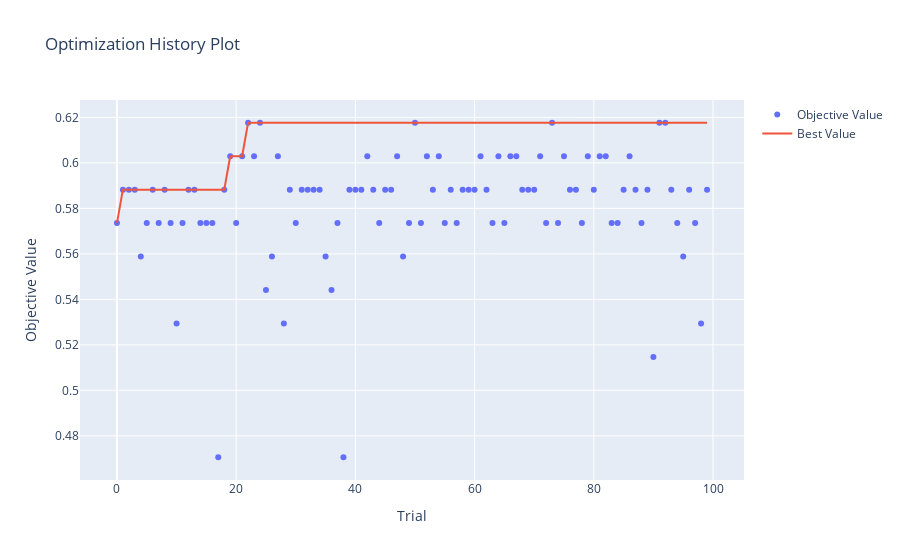
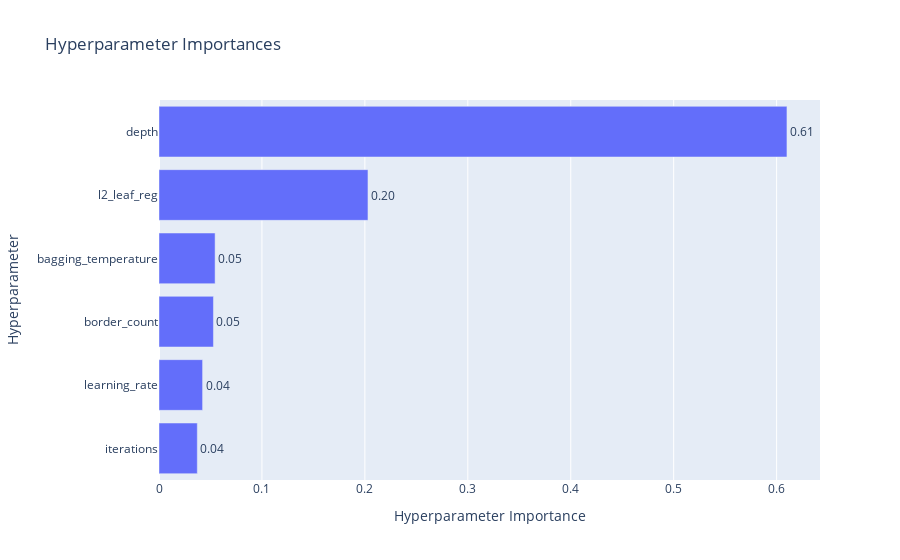

Source (notebook cell) for these figures, in order:
### Markdown cell above
## HPO using Optuna

Optuna is searching for the best hyperparameter combination that maximizes accuracy on the test set.

Below is a breakdown of what each parameter controls and why it's being optimized:

1. Model Complexity & Structure iterations

Maximum depth of each decision tree.

Larger depth → more complex trees (captures interactions)

Smaller depth → simpler, smoother model

2️. Learning Dynamics

Controls how much each tree contributes to the final model.

Low LR → stable, needs more iterations

High LR → risk of overshooting

3️. Regularization

L2 regularization applied to leaf weights.

Prevents too-large leaf values and reduces overfitting

CatBoost automatically balances this with ordered boosting

4️. Handling of Feature Splits

Number of splits used when converting continuous features into bins.

Important because CatBoost uses oblivious trees, so splits matter heavily

5️. Randomness & Bagging

Controls the amount of randomness in sampling rows.

0 → deterministic training

High → more random sampling, useful for reducing overfitting

### Code cell
import pandas as pd
import optuna
from catboost import CatBoostClassifier, Pool
from sklearn.model_selection import train_test_split
from sklearn.metrics import accuracy_score
import matplotlib.pyplot as plt

# Load dataset
df = pd.read_csv("transformed_land_mines.csv")

# Prepare data
X = df.drop(columns=["M", "V"])
y = df["M"] - 1

# Train-test split
X_train, X_test, y_train, y_test = train_test_split(
    X, y, test_size=0.2, random_state=42
)

# Optuna objective function
def objective(trial):
    params = {
        "iterations": trial.suggest_int("iterations", 100, 1000),
        "depth": trial.suggest_int("depth", 3, 12),
        "learning_rate": trial.suggest_float("learning_rate", 1e-4, 0.1, log=True),
        "l2_leaf_reg": trial.suggest_float("l2_leaf_reg", 1e-5, 10, log=True),
        "border_count": trial.suggest_int("border_count", 32, 255),
        "bagging_temperature": trial.suggest_float("bagging_temperature", 0, 1),
        "random_state": 42,
        "verbose": 0,
    }

    model = CatBoostClassifier(**params)

    model.fit(X_train, y_train)

    preds = model.predict(X_test)
    accuracy = accuracy_score(y_test, preds)

    return accuracy


# Run optimization
study = optuna.create_study(direction="maximize")
study.optimize(objective, n_trials=100)

print("Best Parameters:", study.best_params)
print("Best Accuracy:", study.best_value)


best_params = study.best_params
final_model = CatBoostClassifier(**best_params, random_state=42, verbose=0)
final_model.fit(X_train, y_train)

y_pred = final_model.predict(X_test)
final_acc = accuracy_score(y_test, y_pred)
print(f"Final Test Accuracy: {final_acc:.4f}")


# 1. Optuna optimization history
fig1 = optuna.visualization.plot_optimization_history(study)
fig1.show()

# 2. Optuna hyperparameter importance
fig2 = optuna.visualization.plot_param_importances(study)
fig2.show()

# 3. CatBoost Feature Importance
feature_importances = final_model.get_feature_importance()
feat_df = pd.DataFrame({
    "feature": X.columns,
    "importance": feature_importances
}).sort_values(by="importance", ascending=False)

plt.figure(figsize=(10, 5))
plt.bar(feat_df["feature"], feat_df["importance"])
plt.xticks(rotation=45, ha="right")
plt.title("CatBoost Feature Importance")
plt.tight_layout()
plt.show()

### Figure 1 — Plotly figure (JSON) as saved in the notebook; plotly's stock layout.template omitted (floating-point values rounded to 4 significant figures)
{"data": [{"mode": "markers", "name": "Objective Value", "type": "scatter", "x": [0, 1, 2, 3, 4, 5, 6, 7, 8, 9, 10, 11, 12, 13, 14, 15, 16, 17, 18, 19, 20, 21, 22, 23, 24, 25, 26, 27, 28, 29, 30, 31, 32, 33, 34, 35, 36, 37, 38, 39, 40, 41, 42, 43, 44, 45, 46, 47, 48, 49, 50, 51, 52, 53, 54, 55, 56, 57, 58, 59, 60, 61, 62, 63, 64, 65, 66, 67, 68, 69, 70, 71, 72, 73, 74, 75, 76, 77, 78, 79, 80, 81, 82, 83, 84, 85, 86, 87, 88, 89, 90, 91, 92, 93, 94, 95, 96, 97, 98, 99], "y": [0.5735, 0.5882, 0.5882, 0.5882, 0.5588, 0.5735, 0.5882, 0.5735, 0.5882, 0.5735, 0.5294, 0.5735, 0.5882, 0.5882, 0.5735, 0.5735, 0.5735, 0.4706, 0.5882, 0.6029, 0.5735, 0.6029, 0.6176, 0.6029, 0.6176, 0.5441, 0.5588, 0.6029, 0.5294, 0.5882, 0.5735, 0.5882, 0.5882, 0.5882, 0.5882, 0.5588, 0.5441, 0.5735, 0.4706, 0.5882, 0.5882, 0.5882, 0.6029, 0.5882, 0.5735, 0.5882, 0.5882, 0.6029, 0.5588, 0.5735, 0.6176, 0.5735, 0.6029, 0.5882, 0.6029, 0.5735, 0.5882, 0.5735, 0.5882, 0.5882, 0.5882, 0.6029, 0.5882, 0.5735, 0.6029, 0.5735, 0.6029, 0.6029, 0.5882, 0.5882, 0.5882, 0.6029, 0.5735, 0.6176, 0.5735, 0.6029, 0.5882, 0.5882, 0.5735, 0.6029, 0.5882, 0.6029, 0.6029, 0.5735, 0.5735, 0.5882, 0.6029, 0.5882, 0.5735, 0.5882, 0.5147, 0.6176, 0.6176, 0.5882, 0.5735, 0.5588, 0.5882, 0.5735, 0.5294, 0.5882]}, {"mode": "lines", "name": "Best Value", "type": "scatter", "x": [0, 1, 2, 3, 4, 5, 6, 7, 8, 9, 10, 11, 12, 13, 14, 15, 16, 17, 18, 19, 20, 21, 22, 23, 24, 25, 26, 27, 28, 29, 30, 31, 32, 33, 34, 35, 36, 37, 38, 39, 40, 41, 42, 43, 44, 45, 46, 47, 48, 49, 50, 51, 52, 53, 54, 55, 56, 57, 58, 59, 60, 61, 62, 63, 64, 65, 66, 67, 68, 69, 70, 71, 72, 73, 74, 75, 76, 77, 78, 79, 80, 81, 82, 83, 84, 85, 86, 87, 88, 89, 90, 91, 92, 93, 94, 95, 96, 97, 98, 99], "y": [0.5735, 0.5882, 0.5882, 0.5882, 0.5882, 0.5882, 0.5882, 0.5882, 0.5882, 0.5882, 0.5882, 0.5882, 0.5882, 0.5882, 0.5882, 0.5882, 0.5882, 0.5882, 0.5882, 0.6029, 0.6029, 0.6029, 0.6176, 0.6176, 0.6176, 0.6176, 0.6176, 0.6176, 0.6176, 0.6176, 0.6176, 0.6176, 0.6176, 0.6176, 0.6176, 0.6176, 0.6176, 0.6176, 0.6176, 0.6176, 0.6176, 0.6176, 0.6176, 0.6176, 0.6176, 0.6176, 0.6176, 0.6176, 0.6176, 0.6176, 0.6176, 0.6176, 0.6176, 0.6176, 0.6176, 0.6176, 0.6176, 0.6176, 0.6176, 0.6176, 0.6176, 0.6176, 0.6176, 0.6176, 0.6176, 0.6176, 0.6176, 0.6176, 0.6176, 0.6176, 0.6176, 0.6176, 0.6176, 0.6176, 0.6176, 0.6176, 0.6176, 0.6176, 0.6176, 0.6176, 0.6176, 0.6176, 0.6176, 0.6176, 0.6176, 0.6176, 0.6176, 0.6176, 0.6176, 0.6176, 0.6176, 0.6176, 0.6176, 0.6176, 0.6176, 0.6176, 0.6176, 0.6176, 0.6176, 0.6176]}, {"marker": {"color": "#cccccc"}, "mode": "markers", "name": "Infeasible Trial", "showlegend": false, "type": "scatter", "x": [], "y": []}], "layout": {"title": {"text": "Optimization History Plot"}, "xaxis": {"title": {"text": "Trial"}}, "yaxis": {"title": {"text": "Objective Value"}}}}

### Figure 2 — Plotly figure (JSON) as saved in the notebook; plotly's stock layout.template omitted (floating-point values rounded to 4 significant figures)
{"data": [{"cliponaxis": false, "hovertemplate": ["iterations (IntDistribution): 0.037220183920088065<extra></extra>", "learning_rate (FloatDistribution): 0.042350220860205054<extra></extra>", "border_count (IntDistribution): 0.052887488367523314<extra></extra>", "bagging_temperature (FloatDistribution): 0.05449715362077491<extra></extra>", "l2_leaf_reg (FloatDistribution): 0.2030100772610343<extra></extra>", "depth (IntDistribution): 0.6100348759703744<extra></extra>"], "name": "Objective Value", "orientation": "h", "text": ["0.04", "0.04", "0.05", "0.05", "0.20", "0.61"], "textposition": "outside", "type": "bar", "x": [0.03722, 0.04235, 0.05289, 0.0545, 0.203, 0.61], "y": ["iterations", "learning_rate", "border_count", "bagging_temperature", "l2_leaf_reg", "depth"]}], "layout": {"title": {"text": "Hyperparameter Importances"}, "xaxis": {"title": {"text": "Hyperparameter Importance"}}, "yaxis": {"title": {"text": "Hyperparameter"}}}}
